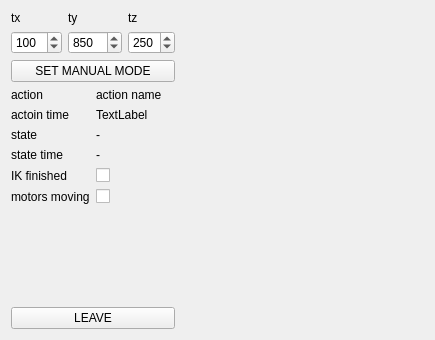
<?xml version="1.0" encoding="UTF-8"?>
<ui version="4.0">
 <class>guiDlg</class>
 <widget class="QWidget" name="guiDlg">
  <property name="geometry">
   <rect>
    <x>0</x>
    <y>0</y>
    <width>435</width>
    <height>340</height>
   </rect>
  </property>
  <property name="sizePolicy">
   <sizepolicy hsizetype="Expanding" vsizetype="MinimumExpanding">
    <horstretch>0</horstretch>
    <verstretch>0</verstretch>
   </sizepolicy>
  </property>
  <property name="windowTitle">
   <string>graspingComp</string>
  </property>
  <layout class="QHBoxLayout" name="horizontalLayout">
   <item>
    <layout class="QVBoxLayout" name="verticalLayout">
     <item>
      <layout class="QGridLayout" name="gridLayout">
       <item row="0" column="0">
        <widget class="QLabel" name="label">
         <property name="text">
          <string>tx</string>
         </property>
        </widget>
       </item>
       <item row="0" column="1">
        <widget class="QLabel" name="label_2">
         <property name="text">
          <string>ty</string>
         </property>
        </widget>
       </item>
       <item row="0" column="2">
        <widget class="QLabel" name="label_3">
         <property name="text">
          <string>tz</string>
         </property>
        </widget>
       </item>
       <item row="1" column="0">
        <widget class="QDoubleSpinBox" name="xspin">
         <property name="decimals">
          <number>0</number>
         </property>
         <property name="minimum">
          <double>-200.000000000000000</double>
         </property>
         <property name="maximum">
          <double>300.000000000000000</double>
         </property>
         <property name="value">
          <double>100.000000000000000</double>
         </property>
        </widget>
       </item>
       <item row="1" column="1">
        <widget class="QDoubleSpinBox" name="yspin">
         <property name="decimals">
          <number>0</number>
         </property>
         <property name="minimum">
          <double>700.000000000000000</double>
         </property>
         <property name="maximum">
          <double>1200.000000000000000</double>
         </property>
         <property name="value">
          <double>850.000000000000000</double>
         </property>
        </widget>
       </item>
       <item row="1" column="2">
        <widget class="QDoubleSpinBox" name="zspin">
         <property name="decimals">
          <number>0</number>
         </property>
         <property name="minimum">
          <double>150.000000000000000</double>
         </property>
         <property name="maximum">
          <double>700.000000000000000</double>
         </property>
         <property name="value">
          <double>250.000000000000000</double>
         </property>
        </widget>
       </item>
      </layout>
     </item>
     <item>
      <widget class="QPushButton" name="manualButton">
       <property name="text">
        <string>SET MANUAL MODE</string>
       </property>
      </widget>
     </item>
     <item>
      <layout class="QFormLayout" name="formLayout">
       <item row="0" column="0">
        <widget class="QLabel" name="label_4">
         <property name="text">
          <string>action</string>
         </property>
        </widget>
       </item>
       <item row="2" column="0">
        <widget class="QLabel" name="label_5">
         <property name="text">
          <string>state</string>
         </property>
        </widget>
       </item>
       <item row="0" column="1">
        <widget class="QLabel" name="ui_actionName">
         <property name="text">
          <string>action name</string>
         </property>
        </widget>
       </item>
       <item row="2" column="1">
        <widget class="QLabel" name="ui_state">
         <property name="text">
          <string>-</string>
         </property>
        </widget>
       </item>
       <item row="1" column="0">
        <widget class="QLabel" name="label_6">
         <property name="text">
          <string>actoin time</string>
         </property>
        </widget>
       </item>
       <item row="3" column="0">
        <widget class="QLabel" name="label_9">
         <property name="text">
          <string>state time</string>
         </property>
        </widget>
       </item>
       <item row="4" column="0">
        <widget class="QLabel" name="label_10">
         <property name="text">
          <string>IK finished</string>
         </property>
        </widget>
       </item>
       <item row="6" column="0">
        <widget class="QLabel" name="label_11">
         <property name="text">
          <string>motors moving</string>
         </property>
        </widget>
       </item>
       <item row="3" column="1">
        <widget class="QLabel" name="ui_stateTime">
         <property name="text">
          <string>-</string>
         </property>
        </widget>
       </item>
       <item row="1" column="1">
        <widget class="QLabel" name="ui_actionTime">
         <property name="text">
          <string>TextLabel</string>
         </property>
        </widget>
       </item>
       <item row="6" column="1">
        <widget class="QCheckBox" name="ui_motorsMoving">
         <property name="text">
          <string/>
         </property>
        </widget>
       </item>
       <item row="4" column="1">
        <widget class="QCheckBox" name="ui_IKFinished">
         <property name="text">
          <string/>
         </property>
        </widget>
       </item>
      </layout>
     </item>
     <item>
      <spacer name="verticalSpacer">
       <property name="orientation">
        <enum>Qt::Vertical</enum>
       </property>
       <property name="sizeHint" stdset="0">
        <size>
         <width>20</width>
         <height>40</height>
        </size>
       </property>
      </spacer>
     </item>
     <item>
      <widget class="QPushButton" name="buttonLeave">
       <property name="text">
        <string>LEAVE</string>
       </property>
      </widget>
     </item>
    </layout>
   </item>
   <item>
    <widget class="QWidget" name="widget" native="true">
     <property name="sizePolicy">
      <sizepolicy hsizetype="Expanding" vsizetype="Expanding">
       <horstretch>0</horstretch>
       <verstretch>0</verstretch>
      </sizepolicy>
     </property>
    </widget>
   </item>
  </layout>
 </widget>
 <resources/>
 <connections/>
</ui>
